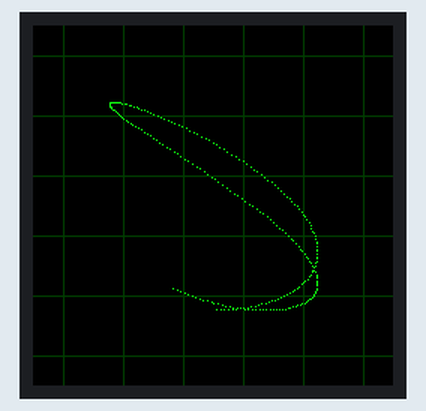
Simulated run of this program. Board: Raspberry Pi Pico running CircuitPython. Parts: 240×240 colour display. Random numbers come from a fixed seed; what the program prints to the serial console is not drawn.

Above: at 0.45 s.
At 5.26 s:
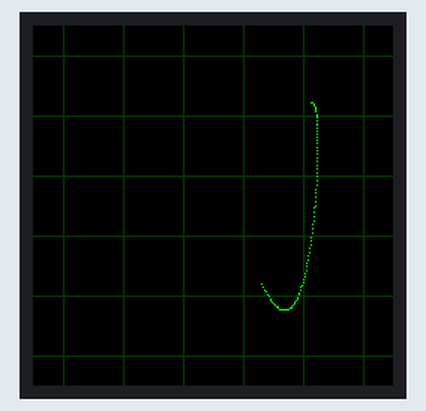
At 10.07 s:
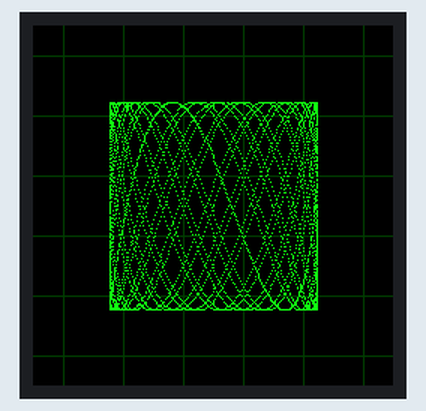
At 20.06 s:
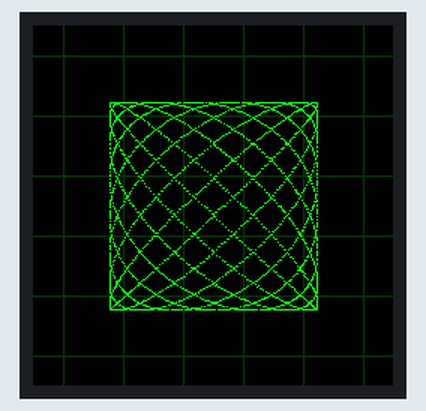
At 29.34 s:
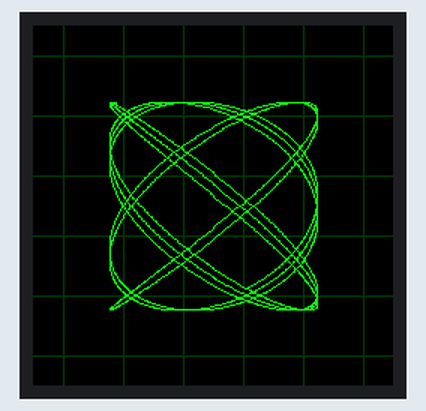
At 39.54 s:
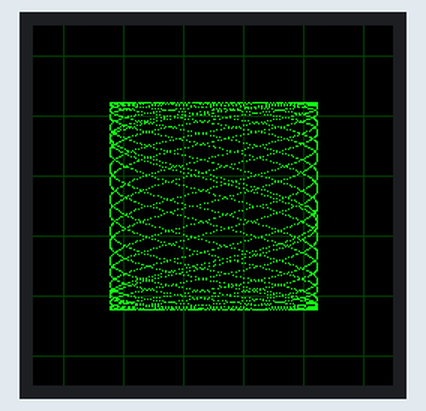

The program:

fake_vectorscope2_lissajous.py
```python
# fake_vectorscope2_lissajous.py -- a little fakey vectorscope in CircuitPython for 2023HackadaySupercon
# 21 Oct 2023 - @todbot / Tod Kurt#
# video demo: https://mastodon.social/@todbot/111279891762130663
import time, math, random
import board, busio
import displayio, vectorio
import gc9a01

displayio.release_displays()

num_shades = 20  # how many shades of green
a = 0.75   # lissajous A
b = 0.53   # lissajous B
r = 70     # extent from from center
phi_inc = 0.05
change_time = 5

dw, dh = 240,240  # display dimensions

# Wiring for Pico wired as 2023Supercon badge is wired
tft_clk  = board.GP2
tft_mosi = board.GP3
tft_rst = board.GP4
tft_dc  = board.GP5
tft_cs  = board.GP1 # no, not wired up but display_bus requires it

# wiring for QT Py, should work on any QT Py or XIAO board
# tft_clk  = board.SCK
# tft_mosi = board.MOSI
# tft_rst = board.MISO
# tft_dc  = board.RX
# tft_cs  = board.TX

spi = busio.SPI(clock=tft_clk, MOSI=tft_mosi)
display_bus = displayio.FourWire(spi, command=tft_dc, chip_select=tft_cs, reset=tft_rst, baudrate=60_000_000)
display = gc9a01.GC9A01(display_bus, width=dw, height=dh, rotation=0)

main = displayio.Group()
display.root_group = main

pal = displayio.Palette(num_shades+2)
pal[0] = 0   # background
pal[1] = 0x11ff11  # main dot color
for i in range(num_shades):
    pal[2+i] = (0, int(255-(i*255/num_shades)), 0)  # trails colors
pal.make_transparent(0)

# make the grid lines
for i in range(8):
    main.append(vectorio.Rectangle(pixel_shader=pal, width=1, height=dw, x=20 + i*40, y=0, color_index=num_shades-3))
    main.append(vectorio.Rectangle(pixel_shader=pal, width=dh, height=1, x=0, y=20 + i*40, color_index=num_shades-3))

# make bitmap we'll scribble on
bitmap = displayio.Bitmap(dw,dh, len(pal))
tg = displayio.TileGrid(bitmap, pixel_shader=pal)
main.append(tg)

x,y = 0,0
phi = 0
last_time = time.monotonic()

display.auto_refresh = True

while True:

    # get new position
    phi += phi_inc
    x = 120 + int(r * math.sin( a*phi ))
    y = 120 + int(r * math.cos( b*phi ))

    c = 1  # bright green in the palette
    bitmap[x,y] = c

    time.sleep(0.001)

    if time.monotonic() - last_time > change_time:
        last_time = time.monotonic()
        bitmap.fill(0)  # clear screen
        a = random.uniform(0.2,0.9)
        b = random.uniform(0.2,0.9)
        print("new a,b %.2f %.2f" % (a,b))
```
